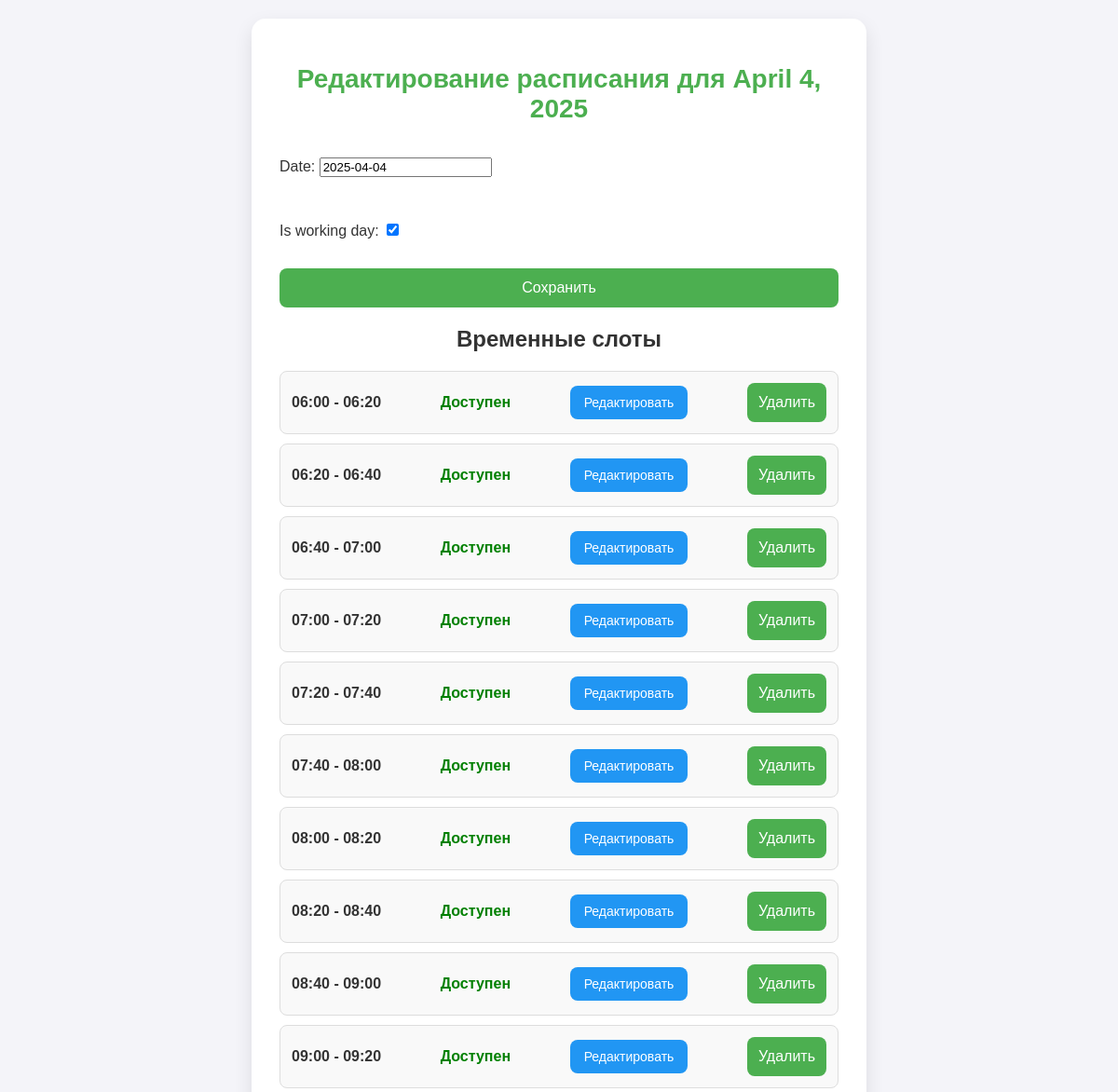
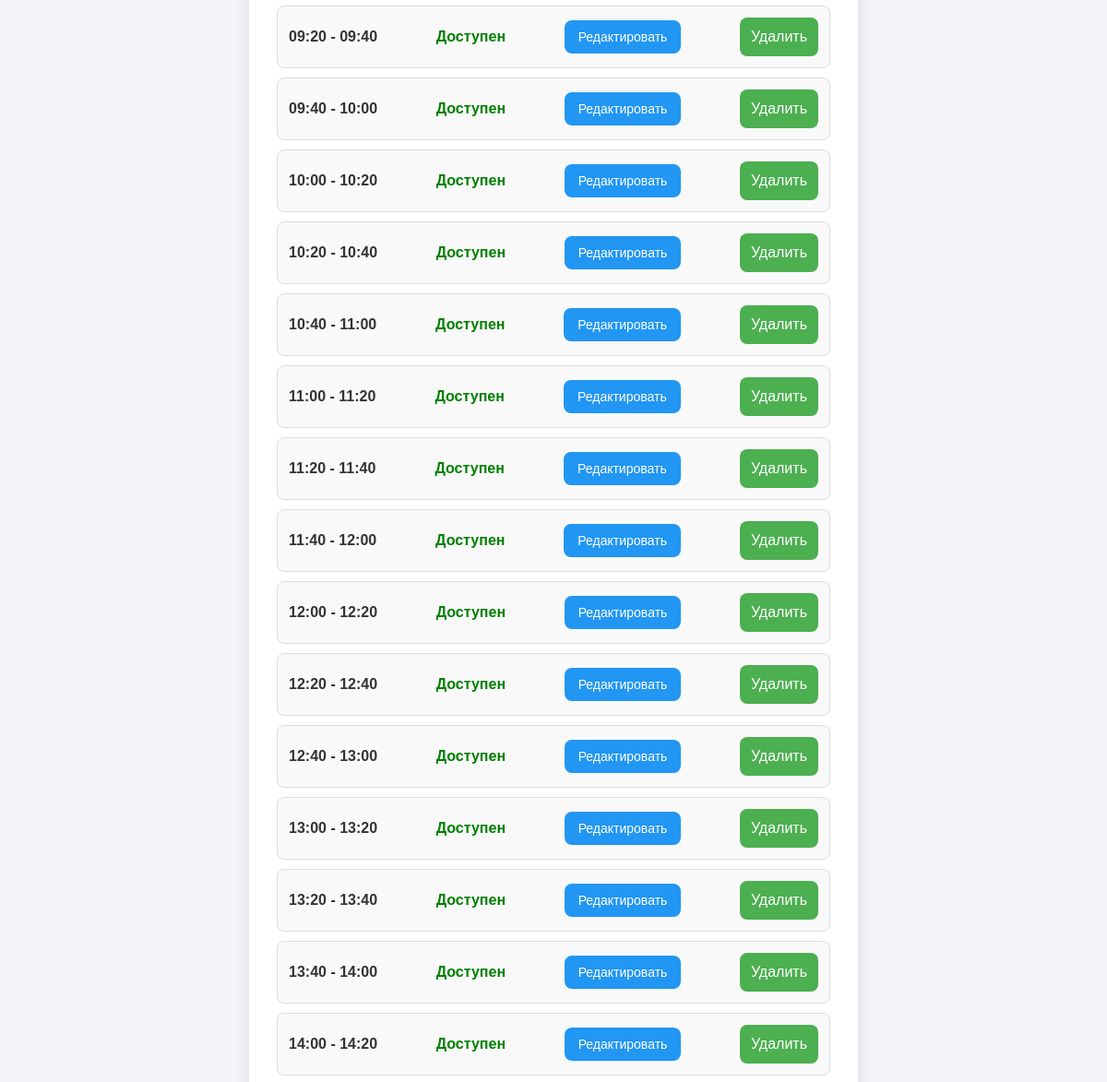
Before: /schedule/edit/6/ (signed in, upper part) with the older database file (2 pictures, top to bottom).
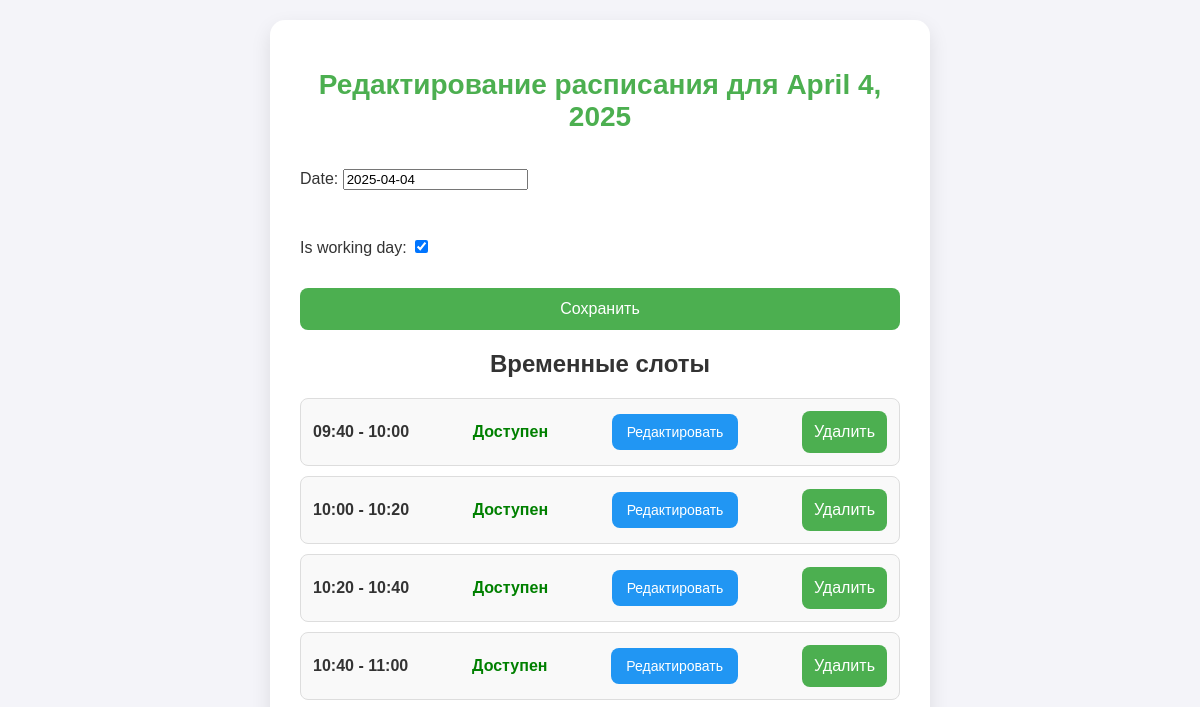
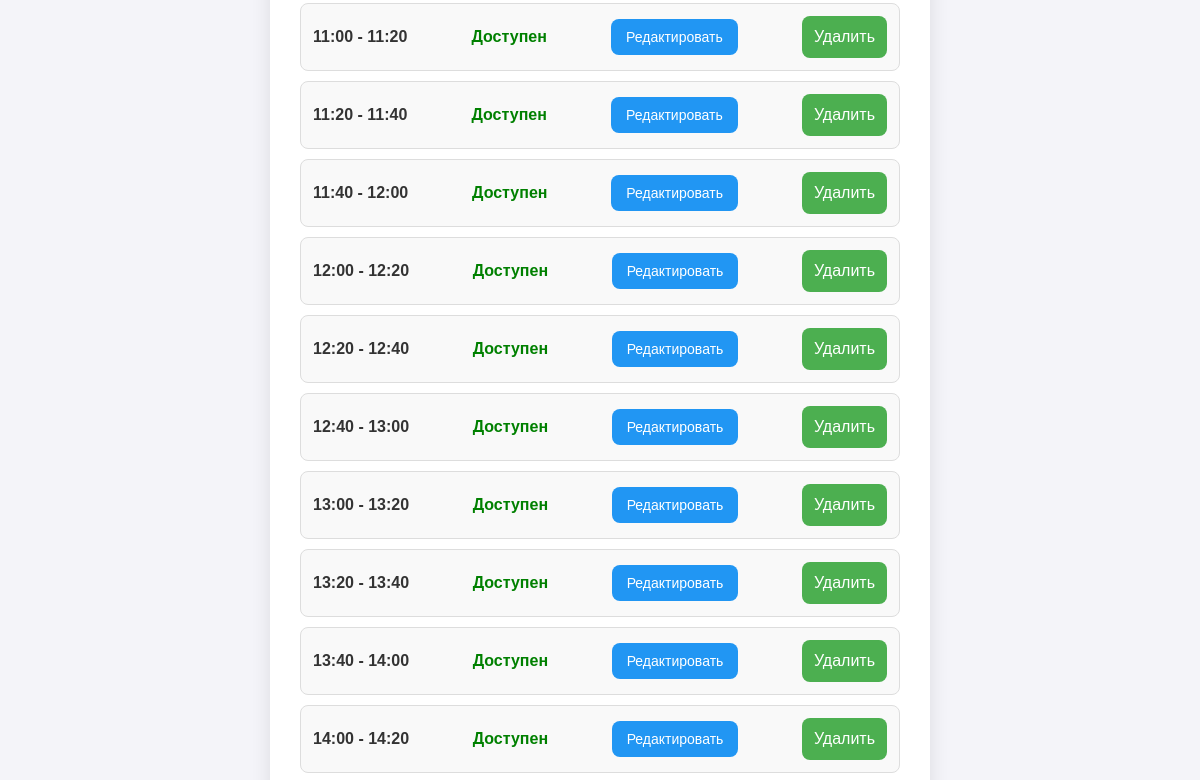
After: the same page with the newer database file (2 pictures, top to bottom).
### schedule/models.py (models this page shows, shortened)
class TimeSlot(models.Model):
    schedule = models.ForeignKey(DaySchedule, on_delete=models.CASCADE, related_name='time_slots')
    start_time = models.TimeField()
    end_time = models.TimeField()
    is_available = models.BooleanField(default=True)

### schedule/views.py (the view)
# urls.py: path('edit/<int:pk>/', views.edit_schedule, name='edit_schedule'),
@login_required
def edit_schedule(request, pk):
    if not request.user.is_staff:
        return render(request, 'schedule/error.html', {'message': 'Доступ запрещен'})
    schedule = get_object_or_404(DaySchedule, id=pk, calendar__owner=request.user)
    if request.method == 'POST':
        form = DayScheduleForm(request.POST, instance=schedule)
        if form.is_valid():
            form.save()
            return redirect('schedule:calendar')  # Используйте пространство имен
    else:
        form = DayScheduleForm(instance=schedule)
    time_slots = schedule.time_slots.all()
    return render(request, 'schedule/edit_schedule.html', {
        'form': form,
        'schedule': schedule,
        'time_slots': time_slots  # Передаем временные слоты в шаблон
    })

### schedule/forms.py
class DayScheduleForm(forms.ModelForm):
    def __init__(self, *args, user=None, **kwargs):
        super().__init__(*args, **kwargs)  # Теперь обрабатываем user правильно
        self.user = user  # Если надо использовать его в логике формы
    class Meta:
        model = DaySchedule
        fields = ['date', 'is_working_day']

### schedule/models.py (called while the page is built)
    @staticmethod
    def delete_past_days():
        today = date.today()
        past_days = DaySchedule.objects.filter(date__lt=today)  # Все дни до сегодняшнего
        for day in past_days:
            day.time_slots.all().delete()  # Удаляем временные слоты
        past_days.delete()  # Удаляем сами дни

### schedule/templates/schedule/edit_schedule.html (shortened to what this page needs)
{% extends "main_page/base.html" %}
{% load static %}
{% block extra_css %}
    <link rel="stylesheet" href="{% static 'schedule/css/edit.css' %}">
{% endblock %}
{% block body %}
    <div class="form-container">
        <h1>Редактирование расписания для {{ schedule.date }}</h1>
        <form method="post">
            {{ form.as_p }}
            <button type="submit">Сохранить</button>
        </form>
        <h2>Временные слоты</h2>
        <div class="time-slots">
            {% for slot in time_slots %}
                <div class="time-slot">
                    <span>{{ slot.start_time|time:"H:i" }} - {{ slot.end_time|time:"H:i" }}</span>
                    {% if slot.is_available %}
                        <span style="color: green;">Доступен</span>
                    {% else %}
                        <span style="color: red;">Недоступен</span>
                    {% endif %}
                    <a href="{% url 'schedule:edit_time_slot' slot.id %}" class="edit-button">Редактировать</a>
                    <form action="{% url 'schedule:delete_time_slot' slot.id %}" method="post" style="display: inline;">
                        <button type="submit" class="delete-button">Удалить</button>
                    </form>
                </div>
            {% empty %}
                <p>Нет доступных временных слотов.</p>
            {% endfor %}
        </div>
    </div>
{% endblock %}

Changed rows visible on the page:
removed TimeSlot: start_time "06:00", end_time "06:20", is_available "Доступен"
removed TimeSlot: start_time "06:20", end_time "06:40", is_available "Доступен"
removed TimeSlot: start_time "06:40", end_time "07:00", is_available "Доступен"
removed TimeSlot: start_time "07:00", end_time "07:20", is_available "Доступен"
removed TimeSlot: start_time "07:20", end_time "07:40", is_available "Доступен"
removed TimeSlot: start_time "07:40", end_time "08:00", is_available "Доступен"
removed TimeSlot: start_time "08:00", end_time "08:20", is_available "Доступен"
removed TimeSlot: start_time "08:20", end_time "08:40", is_available "Доступен"
removed TimeSlot: start_time "08:40", end_time "09:00", is_available "Доступен"
removed TimeSlot: start_time "09:00", end_time "09:20", is_available "Доступен"
removed TimeSlot: start_time "09:20", end_time "09:40", is_available "Доступен"
